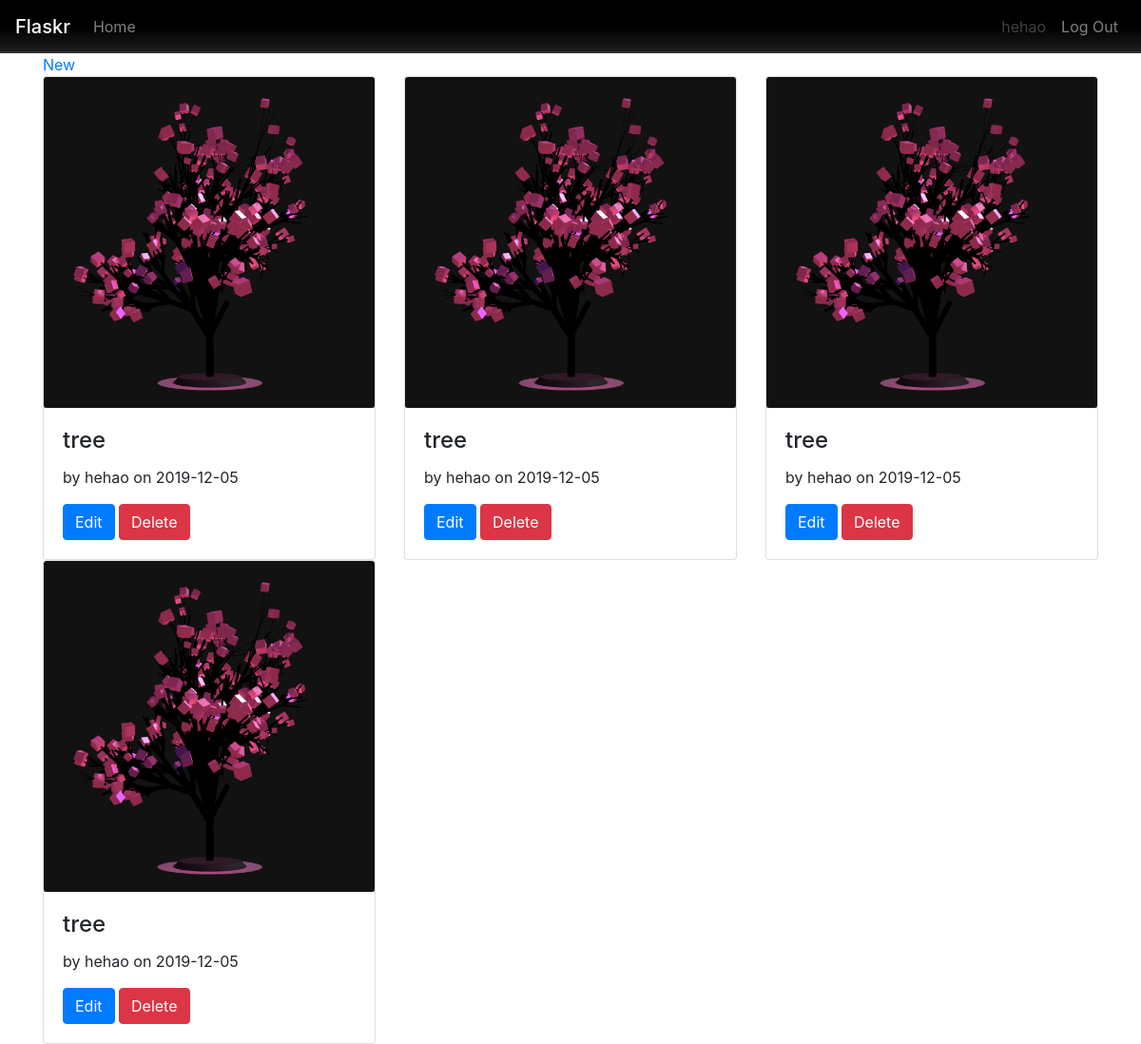
Screenshot of / (signed in) with the database file from the repository.
### tables this page shows
CREATE TABLE user (
  id INTEGER PRIMARY KEY AUTOINCREMENT,
  username TEXT UNIQUE NOT NULL,
  password TEXT NOT NULL
);

CREATE TABLE three (
  id INTEGER PRIMARY KEY AUTOINCREMENT,
  author_id INTEGER NOT NULL,
  created TIMESTAMP NOT NULL DEFAULT CURRENT_TIMESTAMP,
  title TEXT NOT NULL,
  script TEXT NOT NULL,
  FOREIGN KEY (author_id) REFERENCES user (id)
);

### flaskr/three.py (the view)
@bp.route('/')
def index():
    db = get_db()
    threes = db.execute(
        'SELECT p.id, title, script, created, author_id, username'
        ' FROM three p JOIN user u ON p.author_id = u.id'
        ' ORDER BY created DESC'
    ).fetchall()
    return render_template('three/index.html', threes=threes)

### flaskr/User.py (called while the page is built)
def get_user_by_id(user_id):
    return get_db().execute(
        'SELECT * FROM user WHERE id = ?', (user_id,)
    ).fetchone()

### flaskr/db.py (called while the page is built)
def get_db():
    if 'db' not in g:
        g.db = sqlite3.connect(
            current_app.config['DATABASE'],
            detect_types=sqlite3.PARSE_DECLTYPES
        )
        g.db.row_factory = sqlite3.Row
    return g.db

### flaskr/templates/three/index.html (shortened to what this page needs)
{% extends 'base.html' %}
{% block content %}
{% if current_user.is_authenticated %}
<a class="action" href="{{ url_for('three.create') }}">New</a>
{% endif %}
<div class="row">
    {% for three in threes %}
    <div class="col-md-4 col-sm-6">
        <div class="card">
            <a href="{{ url_for('three.detail', id=three['id']) }}">
                <img class="card-img-top" src="{{ url_for('static', filename='img/001.png') }}" alt="Card image cap">
            </a>
            <div class="card-body">
                <h4 class="card-title">{{ three['title'] }}</h4>
                <p class="card-text">by {{ three['username'] }} on {{ three['created'].strftime('%Y-%m-%d') }}</p>
                {% if current_user.id == three['author_id'] %}
                <a href="{{ url_for('three.update', id=three['id']) }}" class="btn btn-primary">Edit</a>
                <a href="{{ url_for('three.delete', id=three['id']) }}" class="btn btn-danger"
                   onclick="return confirm('Are you sure?');">Delete</a>
                {% endif %}
            </div>
        </div>
    </div>
    {% endfor %}
</div>
{% endblock %}

### flaskr/templates/base.html (shortened to what this page needs)
{% from 'bootstrap/utils.html' import render_static %}
{% from 'bootstrap/nav.html' import render_nav_item %}
{% from 'bootstrap/utils.html' import render_messages %}
<!doctype html>
<html lang="en">
<head>
    {% block head %}
    {% block styles %}
    {{ render_static('css', 'css/style.css') }}
    {{ bootstrap.load_css() }}
    {% endblock %}
    {% endblock %}
</head>
<body>
<nav class="navbar navbar-expand-lg navbar-dark bg-dark">
    <a class="navbar-brand mb-0 h1" href="#">Flaskr</a>
    <div class="collapse navbar-collapse" id="navbarSupportedContent">
        <ul class="navbar-nav mr-auto">
            {{ render_nav_item('index', 'Home', use_li=True) }}
        </ul>
        <ul class="navbar-nav">
            {% if current_user.is_authenticated %}
            <li class="nav-item">
                <a class="nav-link disabled" href="#" tabindex="-1" aria-disabled="true">{{ current_user.username }}</a>
            </li>
            {{ render_nav_item('auth.logout', 'Log Out', use_li=True) }}
            {% else %}
            {{ render_nav_item('auth.login', 'Log In', use_li=True) }}
            {{ render_nav_item('auth.register', 'Sign In', use_li=True) }}
            {% endif %}
        </ul>
    </div>
</nav>
<main class="container">
    {% block content %}{% endblock %}
</main>
</body>
</html>

### flaskr/static/css/style.css (style rules this page uses)
.navbar { background: linear-gradient(to bottom, #000000 50%,#1d1d1d 97%,#333333 97%); }

### rows the page displays
user: username "hehao"
three: title "tree", username "hehao", created "2019-12-05"
three: title "tree", username "hehao", created "2019-12-05"
three: title "tree", username "hehao", created "2019-12-05"
three: title "tree", username "hehao", created "2019-12-05"

### other values shown
{{ render_nav_item('index', 'Home', use_li=True) }} "Home"
{{ render_nav_item('auth.logout', 'Log Out', use_li=True) }} "Log Out"
